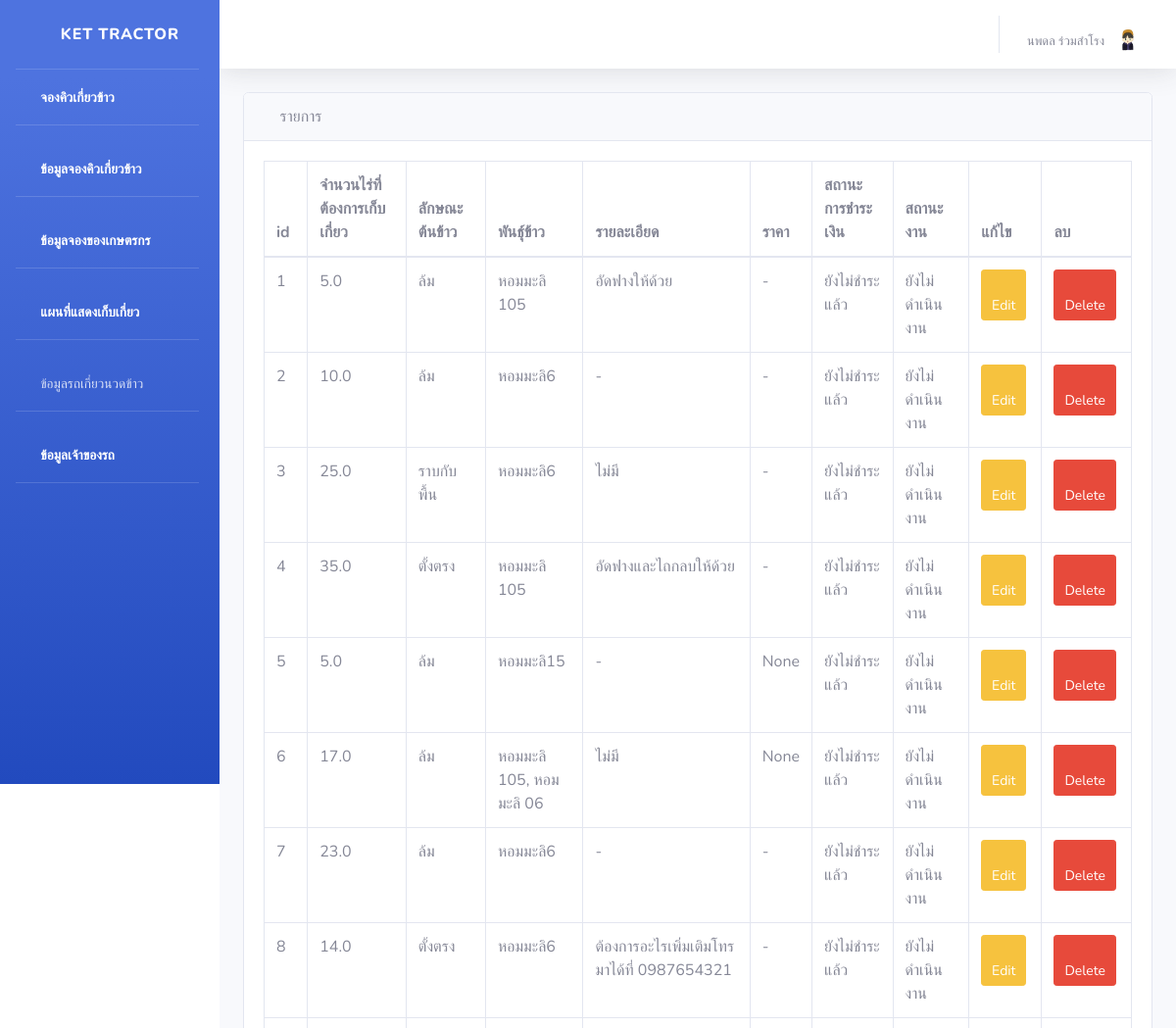
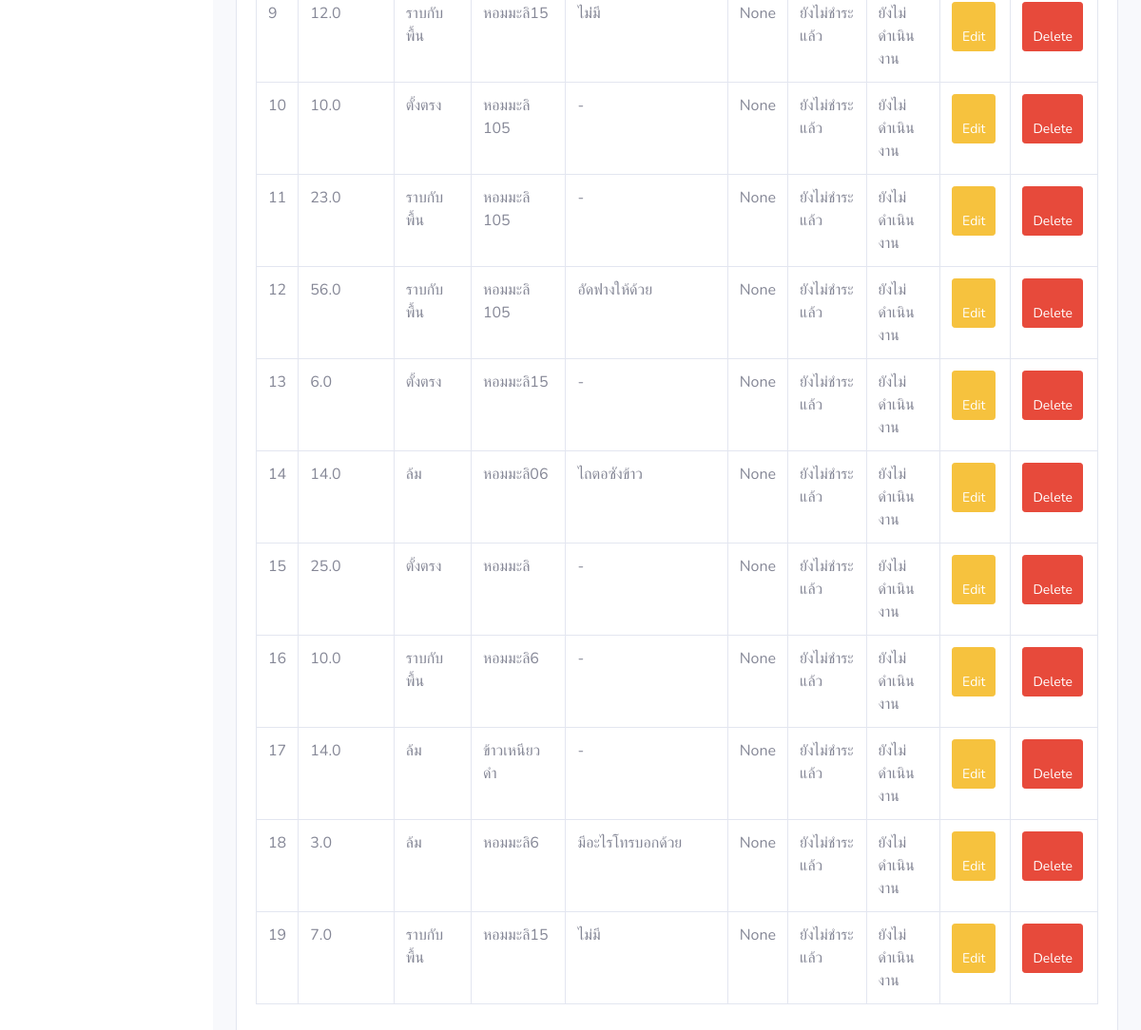
The page /ownerShowaddWork (signed in) on the database its author committed (2 pictures, top to bottom).
### api/models.py (models this page shows, shortened)
class Farmer(AbstractUser):
    id = models.AutoField(primary_key=True)
    farmer_name = models.CharField(max_length=1000, verbose_name = 'ชื่อ-สกุล')
    image = models.ImageField(upload_to='images/farmer', default='images/farmer/no-image.jpg' ,verbose_name = 'รูปโปรไฟล์')
    address = models.CharField(max_length=1000, verbose_name = 'ที่อยู่')
    phone = models.CharField(max_length=1000, verbose_name = 'เบอร์โทรศัพท์')
    email = models.CharField(max_length=1000)
    password = models.CharField(max_length=1000)
    class Meta:
        verbose_name = 'เกษตรกร'

class Work(models.Model):
    farmer_name = models.ForeignKey(Farmer, on_delete=models.CASCADE, null=True,  verbose_name='เกษตรกร')
    lat = models.FloatField(max_length=1000, null=True,verbose_name='ละติจูด' )
    lng = models.FloatField(max_length=1000, null=True,verbose_name='ลองติจูด')
    area = models.FloatField(max_length=1000, null=True,verbose_name='พื้นที่ (ไร่)')
    rice_type = models.ForeignKey(Rice_type, on_delete=models.CASCADE, null=True, default=1, verbose_name='ลักษณะข้าวที่จะให้เกี่ยว')
    rice = models.CharField(max_length=1000, null=True, verbose_name='พันธุ์ข้าว')
    start_time = models.DateTimeField(blank=True, null=True)
    workDetail = models.TextField(max_length=1000, null=True,  verbose_name='รายละเอียด')
    price = models.CharField(max_length=1000, null=True, verbose_name='จำนวนเงิน (บาท)')
    money_status = models.ForeignKey(Money_status, on_delete=models.CASCADE, default=1,null=True, verbose_name='สถานะการชำระเงิน') # ให้นิยามเพิ่มเติม
    work_status = models.ForeignKey(Work_status, on_delete=models.CASCADE, default=1,null=True, verbose_name='สถานะงาน') # รับ ไม่รับ จ่าย
    class Meta:
        verbose_name = 'งานที่ต้องเก็บเกี่ยว'

class Rice_type(models.Model):
    id = models.AutoField(primary_key=True)
    rice_type = models.CharField(max_length=100)
    def __str__(self):
         return f'{self.rice_type}'
    class Meta:
        verbose_name = 'ลักษณะข้าวที่จะให้เกี่ยว'

class Money_status(models.Model):
    id = models.AutoField(primary_key=True)
    money_status = models.CharField(max_length=100, verbose_name = 'สถานะการชำระเงิน')
    def __str__(self):
         return f'{self.money_status}'
    class Meta:
        verbose_name = 'สถานะการชำระเงิน'

class Work_status (models.Model):
    id = models.AutoField(primary_key=True)
    work_status  = models.CharField(max_length=100, verbose_name="สถานะงาน")
    def __str__(self):
         return f'{self.work_status}'
    class Meta:
        verbose_name = 'สถานะงาน'

### api/views.py (the view)
# urls.py: path('ownerShowaddWork',views.ownerShowaddWork),
def ownerShowaddWork(req):
    ownerShowaddWork = Work.objects.all()
    return render(req, 'api/ownerShowaddWork.html', {
        'ownerShowaddWork': ownerShowaddWork,
    })

### api/templates/api/ownerShowaddWork.html (shortened to what this page needs)
{% extends 'api/base.html' %}
{% block content %}
<div id="content-wrapper">
  <div class="container-fluid">
      <div class="card mb-3">
          <div class="card-header">
              <i class="fas fa-table"></i>
              รายการ
          </div>
          <div class="card-body">
               <div class="table-responsive">
                  <table class="table table-bordered" id="dataTable" width="100%" cellspacing="0" align="center">
                      <thead>
                      <tr>
                        <th>id</th>
                          <th>จำนวนไร่ที่ต้องการเก็บเกี่ยว</th>
                          <th>ลักษณะต้นข้าว</th>
                          <th>พันธุ์ข้าว</th>
                          <th>รายละเอียด</th>
                          <th>ราคา</th>
                          <th>สถานะการชำระเงิน</th>
                          <th>สถานะงาน</th>
                          <th>แก้ไข</th>
                          <th>ลบ</th>
                      </tr>
                      </thead>
                      <tbody>
                      {% for ownerShowaddWork in ownerShowaddWork %}
                          <tr>
                            <td>{{ ownerShowaddWork.id }}</td>
                              <td>{{ ownerShowaddWork.area }}</td>
                              <td>{{ ownerShowaddWork.rice_type }}</td>
                              <td>{{ ownerShowaddWork.rice }}</td>
                              <td>{{ ownerShowaddWork.workDetail }}</td>
                              <td>{{ ownerShowaddWork.price }}</td>
                              <td>{{ ownerShowaddWork.money_status }}</td>
                              <td>{{ ownerShowaddWork.work_status }}</td>
                              <td>
                                  <a class="btn btn-sm btn-warning" href="/editShowaddWork/{{ownerShowaddWork.id}}"> <span class="fa fa-edit"></span> Edit</a>
                              </td>
                              <td><a class="btn btn-sm btn-danger" href="/deleteShowaddWork/{{ownerShowaddWork.id}}" onclick="return confirm('ยืนยันการลบ ?')"><span class="fa fa-trash"></span> Delete</a></td>
                          </tr>
                      {% endfor %}
                      </tbody>
                    </table>
                </div>
                </div>
                </div>
                </div>
                {% endblock %}

### api/templates/api/base.html (shortened to what this page needs)
<!DOCTYPE html>
{% load static %}
<html lang="en">
<head>
    <link href="{% static 'api/vendor/fontawesome-free/css/all.min.css' %}" rel="stylesheet" type="text/css">
    <link rel="stylesheet" type="text/css" href="{% static 'api/css/styles.css' %}">
    <link href="{% static 'api/css/sb-admin-2.min.css' %}" rel="stylesheet">
</head>
<body id="page-top">
    <div id="wrapper">
        <ul class="navbar-nav bg-gradient-primary sidebar sidebar-dark accordion" id="accordionSidebar">
            <a class="sidebar-brand d-flex align-items-center justify-content-center" href="/index">
                <div class="sidebar-brand-icon rotate-n-15">
                    <i class="fas fa-laugh-wink"></i>
                </div>
                <div class="sidebar-brand-text mx-3">Ket Tractor</div>
            </a>
            <hr class="sidebar-divider my-0">
            {% if user.is_authenticated %}
            <li class="nav-item active">
                <a class="nav-link" href="/addWork">
                    <i class="fas fa-fw fa-tachometer-alt"></i>
                    <span>จองคิวเกี่ยวข้าว</span></a>
            </li>
             <hr class="sidebar-divider">
             <li class="nav-item active">
                <a class="nav-link" href="/showWork">
                    <i class="fas fa-fw fa-tachometer-alt"></i>
                    <span>ข้อมูลจองคิวเกี่ยวข้าว</span></a>
            </li>
            {% endif %}
            {% if request.user.is_superuser %}
                 <hr class="sidebar-divider">
             <li class="nav-item active">
                <a class="nav-link" href="/farmerWork">
                    <i class="fas fa-fw fa-tachometer-alt"></i>
                    <span>ข้อมูลจองของเกษตรกร</span></a>
            </li>
             <hr class="sidebar-divider">
             <li class="nav-item active">
                <a class="nav-link" href="/map">
                    <i class="fas fa-fw fa-tachometer-alt"></i>
                    <span>แผนที่แสดงเก็บเกี่ยว</span></a>
            </li>
            {% endif %}
           <hr class="sidebar-divider">
             <li class="nav-item">
                <a class="nav-link collapsed" href="#" data-toggle="collapse" data-target="#collapseTwo"
                    aria-expanded="true" aria-controls="collapseTwo">
                    <i class="fas fa-fw fa-cog"></i>
                    <span>ข้อมูลรถเกี่ยวนวดข้าว</span>
                </a>
             <li class="nav-item active">
             <hr class="sidebar-divider">
                <a class="nav-link" href="/profileAdmin">
                    <i class="fas fa-fw fa-tachometer-alt"></i>
                    <span>ข้อมูลเจ้าของรถ</span></a>
            </li>
            <hr class="sidebar-divider">
        </ul>
        <div id="content-wrapper" class="d-flex flex-column">
            <div id="content">
                <nav class="navbar navbar-expand navbar-light bg-white topbar mb-4 static-top shadow">
                    <ul class="navbar-nav ml-auto">
                        <li class="nav-item dropdown no-arrow">
                     {% if user.is_authenticated %}
                <a href="#" class="nav-link dropdown-toggle" data-toggle="dropdown" role="button" aria-haspopup="true"
                aria-expanded="false">
               <span class="mr-2 d-none d-lg-inline text-gray-600 small">{{user.farmer_name}}  </span>
                <img class="img-profile rounded-circle"
                src="{{user.image.url}} " >
            </a>
                        </li>
                    </ul>
                     {% else %}
                  <li class="nav-item"><a class="nav-link" href="/login">เข้าสู่ระบบ</a></li>
                  <li class="nav-item"><a class="nav-link" href="/register">สมัครสมาชิก</a></li>
                </ul>
                </li>
                   {% endif %}
                </nav>
                {% block content %}
                {% endblock %}
        </div>
    </div>
</body>
</html>

### api/static/api/css/styles.css (style rules this page uses)
body { font-family: "ptsans", "Lato", "Helvetica Neue", Helvetica, Arial, sans-serif; }
.btn { outline: none; color: black; background-color: transparent; box-shadow: 0 0 0 0; margin-right: 3px; }
ul { height: 100%; padding: 0px 5px 0px 20px; }
a { color: #17a2b8; }

### rows shown on the page
Farmer: farmer_name "นพดล ร่วมสำโรง", image (picture)
Work: id "1", area "5.0", rice_type "ล้ม", rice "หอมมะลิ 105", workDetail "อัดฟางให้ด้วย", price "-", money_status "ยังไม่ชำระแล้ว", work_status "ยังไม่ดำเนินงาน"
Work: id "2", area "10.0", rice_type "ล้ม", rice "หอมมะลิ6", workDetail "-", price "-", money_status "ยังไม่ชำระแล้ว", work_status "ยังไม่ดำเนินงาน"
Work: id "3", area "25.0", rice_type "ราบกับพื้น", rice "หอมมะลิ6", workDetail "ไม่มี", price "-", money_status "ยังไม่ชำระแล้ว", work_status "ยังไม่ดำเนินงาน"
Work: id "4", area "35.0", rice_type "ตั้งตรง", rice "หอมมะลิ 105", workDetail "อัดฟางและไถกลบให้ด้วย", price "-", money_status "ยังไม่ชำระแล้ว", work_status "ยังไม่ดำเนินงาน"
Work: id "5", area "5.0", rice_type "ล้ม", rice "หอมมะลิ15", workDetail "-", price "None", money_status "ยังไม่ชำระแล้ว", work_status "ยังไม่ดำเนินงาน"
Work: id "6", area "17.0", rice_type "ล้ม", rice "หอมมะลิ 105, หอมมะลิ 06", workDetail "ไม่มี", price "None", money_status "ยังไม่ชำระแล้ว", work_status "ยังไม่ดำเนินงาน"
Work: id "7", area "23.0", rice_type "ล้ม", rice "หอมมะลิ6", workDetail "-", price "-", money_status "ยังไม่ชำระแล้ว", work_status "ยังไม่ดำเนินงาน"
Work: id "8", area "14.0", rice_type "ตั้งตรง", rice "หอมมะลิ6", workDetail "ต้องการอะไรเพิ่มเติมโทรมาได้ที่ 0987654321", price "-", money_status "ยังไม่ชำระแล้ว", work_status "ยังไม่ดำเนินงาน"
Work: id "9", area "12.0", rice_type "ราบกับพื้น", rice "หอมมะลิ15", workDetail "ไม่่มี", price "None", money_status "ยังไม่ชำระแล้ว", work_status "ยังไม่ดำเนินงาน"
Work: id "10", area "10.0", rice_type "ตั้งตรง", rice "หอมมะลิ 105", workDetail "-", price "None", money_status "ยังไม่ชำระแล้ว", work_status "ยังไม่ดำเนินงาน"
Work: id "11", area "23.0", rice_type "ราบกับพื้น", rice "หอมมะลิ 105", workDetail "-", price "None", money_status "ยังไม่ชำระแล้ว", work_status "ยังไม่ดำเนินงาน"
Work: id "12", area "56.0", rice_type "ราบกับพื้น", rice "หอมมะลิ 105", workDetail "อัดฟางให้ด้วย", price "None", money_status "ยังไม่ชำระแล้ว", work_status "ยังไม่ดำเนินงาน"
Work: id "13", area "6.0", rice_type "ตั้งตรง", rice "หอมมะลิ15", workDetail "-", price "None", money_status "ยังไม่ชำระแล้ว", work_status "ยังไม่ดำเนินงาน"
Work: id "14", area "14.0", rice_type "ล้ม", rice "หอมมะลิ06", workDetail "ไถตอซังข้าว", price "None", money_status "ยังไม่ชำระแล้ว", work_status "ยังไม่ดำเนินงาน"
Work: id "15", area "25.0", rice_type "ตั้งตรง", rice "หอมมะลิ", workDetail "-", price "None", money_status "ยังไม่ชำระแล้ว", work_status "ยังไม่ดำเนินงาน"
Work: id "16", area "10.0", rice_type "ราบกับพื้น", rice "หอมมะลิ6", workDetail "-", price "None", money_status "ยังไม่ชำระแล้ว", work_status "ยังไม่ดำเนินงาน"
Work: id "17", area "14.0", rice_type "ล้ม", rice "ข้าวเหนียวดำ", workDetail "-", price "None", money_status "ยังไม่ชำระแล้ว", work_status "ยังไม่ดำเนินงาน"
Work: id "18", area "3.0", rice_type "ล้ม", rice "หอมมะลิ6", workDetail "มีอะไรโทรบอกด้วย", price "None", money_status "ยังไม่ชำระแล้ว", work_status "ยังไม่ดำเนินงาน"
Work: id "19", area "7.0", rice_type "ราบกับพื้น", rice "หอมมะลิ15", workDetail "ไม่มี", price "None", money_status "ยังไม่ชำระแล้ว", work_status "ยังไม่ดำเนินงาน"
